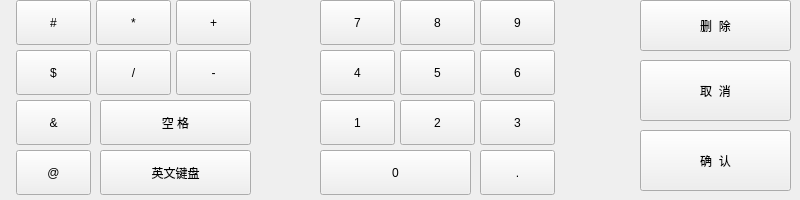
<?xml version="1.0" encoding="UTF-8"?>
<ui version="4.0">
 <class>numPad</class>
 <widget class="QWidget" name="numPad">
  <property name="geometry">
   <rect>
    <x>0</x>
    <y>0</y>
    <width>800</width>
    <height>200</height>
   </rect>
  </property>
  <property name="windowTitle">
   <string>numPad</string>
  </property>
  <widget class="MPushButton" name="pushButton_1">
   <property name="geometry">
    <rect>
     <x>320</x>
     <y>100</y>
     <width>75</width>
     <height>45</height>
    </rect>
   </property>
   <property name="text">
    <string>1</string>
   </property>
  </widget>
  <widget class="MPushButton" name="pushButton_2">
   <property name="geometry">
    <rect>
     <x>400</x>
     <y>100</y>
     <width>75</width>
     <height>45</height>
    </rect>
   </property>
   <property name="text">
    <string>2</string>
   </property>
  </widget>
  <widget class="MPushButton" name="pushButton_3">
   <property name="geometry">
    <rect>
     <x>480</x>
     <y>100</y>
     <width>75</width>
     <height>45</height>
    </rect>
   </property>
   <property name="text">
    <string>3</string>
   </property>
  </widget>
  <widget class="MPushButton" name="pushButton_4">
   <property name="geometry">
    <rect>
     <x>320</x>
     <y>50</y>
     <width>75</width>
     <height>45</height>
    </rect>
   </property>
   <property name="text">
    <string>4</string>
   </property>
  </widget>
  <widget class="MPushButton" name="pushButton_5">
   <property name="geometry">
    <rect>
     <x>400</x>
     <y>50</y>
     <width>75</width>
     <height>45</height>
    </rect>
   </property>
   <property name="text">
    <string>5</string>
   </property>
  </widget>
  <widget class="MPushButton" name="pushButton_6">
   <property name="geometry">
    <rect>
     <x>480</x>
     <y>50</y>
     <width>75</width>
     <height>45</height>
    </rect>
   </property>
   <property name="text">
    <string>6</string>
   </property>
  </widget>
  <widget class="MPushButton" name="pushButton_7">
   <property name="geometry">
    <rect>
     <x>320</x>
     <y>0</y>
     <width>75</width>
     <height>45</height>
    </rect>
   </property>
   <property name="text">
    <string>7</string>
   </property>
  </widget>
  <widget class="MPushButton" name="pushButton_8">
   <property name="geometry">
    <rect>
     <x>400</x>
     <y>0</y>
     <width>75</width>
     <height>45</height>
    </rect>
   </property>
   <property name="text">
    <string>8</string>
   </property>
  </widget>
  <widget class="MPushButton" name="pushButton_9">
   <property name="geometry">
    <rect>
     <x>480</x>
     <y>0</y>
     <width>75</width>
     <height>45</height>
    </rect>
   </property>
   <property name="text">
    <string>9</string>
   </property>
  </widget>
  <widget class="MPushButton" name="pushButton_0">
   <property name="geometry">
    <rect>
     <x>320</x>
     <y>150</y>
     <width>151</width>
     <height>45</height>
    </rect>
   </property>
   <property name="text">
    <string>0</string>
   </property>
  </widget>
  <widget class="MPushButton" name="pushButton_point">
   <property name="geometry">
    <rect>
     <x>480</x>
     <y>150</y>
     <width>75</width>
     <height>45</height>
    </rect>
   </property>
   <property name="text">
    <string>.</string>
   </property>
  </widget>
  <widget class="MPushButton" name="pushButton_Backspace">
   <property name="geometry">
    <rect>
     <x>640</x>
     <y>0</y>
     <width>151</width>
     <height>51</height>
    </rect>
   </property>
   <property name="text">
    <string>删  除</string>
   </property>
  </widget>
  <widget class="MPushButton" name="pushButton_Enter">
   <property name="geometry">
    <rect>
     <x>640</x>
     <y>130</y>
     <width>151</width>
     <height>61</height>
    </rect>
   </property>
   <property name="text">
    <string>确  认</string>
   </property>
  </widget>
  <widget class="MPushButton" name="pushButton_oem1">
   <property name="geometry">
    <rect>
     <x>16</x>
     <y>0</y>
     <width>75</width>
     <height>45</height>
    </rect>
   </property>
   <property name="text">
    <string>#</string>
   </property>
  </widget>
  <widget class="MPushButton" name="pushButton_plus">
   <property name="geometry">
    <rect>
     <x>176</x>
     <y>0</y>
     <width>75</width>
     <height>45</height>
    </rect>
   </property>
   <property name="text">
    <string>+</string>
   </property>
  </widget>
  <widget class="MPushButton" name="pushButton_minus">
   <property name="geometry">
    <rect>
     <x>176</x>
     <y>50</y>
     <width>75</width>
     <height>45</height>
    </rect>
   </property>
   <property name="text">
    <string>-</string>
   </property>
  </widget>
  <widget class="MPushButton" name="pushButton_oem2">
   <property name="geometry">
    <rect>
     <x>16</x>
     <y>50</y>
     <width>75</width>
     <height>45</height>
    </rect>
   </property>
   <property name="text">
    <string>$</string>
   </property>
  </widget>
  <widget class="MPushButton" name="pushButton_oem3">
   <property name="geometry">
    <rect>
     <x>16</x>
     <y>100</y>
     <width>75</width>
     <height>45</height>
    </rect>
   </property>
   <property name="text">
    <string>&amp;&amp;</string>
   </property>
  </widget>
  <widget class="MPushButton" name="pushButton_multi">
   <property name="geometry">
    <rect>
     <x>96</x>
     <y>0</y>
     <width>75</width>
     <height>45</height>
    </rect>
   </property>
   <property name="text">
    <string>*</string>
   </property>
  </widget>
  <widget class="MPushButton" name="pushButton_oem4">
   <property name="geometry">
    <rect>
     <x>16</x>
     <y>150</y>
     <width>75</width>
     <height>45</height>
    </rect>
   </property>
   <property name="text">
    <string>@</string>
   </property>
  </widget>
  <widget class="MPushButton" name="pushButton_div">
   <property name="geometry">
    <rect>
     <x>96</x>
     <y>50</y>
     <width>75</width>
     <height>45</height>
    </rect>
   </property>
   <property name="text">
    <string>/</string>
   </property>
  </widget>
  <widget class="MPushButton" name="pushButton_space">
   <property name="geometry">
    <rect>
     <x>100</x>
     <y>100</y>
     <width>151</width>
     <height>45</height>
    </rect>
   </property>
   <property name="text">
    <string>空 格</string>
   </property>
  </widget>
  <widget class="MPushButton" name="pushButton_enPad">
   <property name="geometry">
    <rect>
     <x>100</x>
     <y>150</y>
     <width>151</width>
     <height>45</height>
    </rect>
   </property>
   <property name="text">
    <string>英文键盘</string>
   </property>
  </widget>
  <widget class="MPushButton" name="pushButton_cancel">
   <property name="geometry">
    <rect>
     <x>640</x>
     <y>60</y>
     <width>151</width>
     <height>61</height>
    </rect>
   </property>
   <property name="text">
    <string>取  消</string>
   </property>
  </widget>
 </widget>
 <customwidgets>
  <customwidget>
   <class>MPushButton</class>
   <extends>QPushButton</extends>
   <header location="global">mPushButton.h</header>
  </customwidget>
 </customwidgets>
 <resources/>
 <connections/>
</ui>
